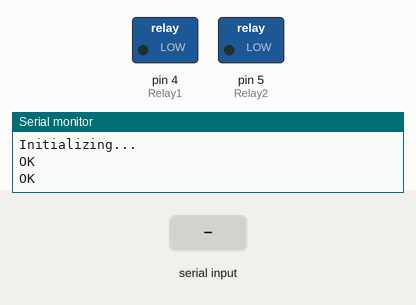
Simulated run of this sketch. Board: Arduino Uno, built with avr-gcc and run on an emulated ATmega328P. On the bench: switched loads named in the sketch (green lamp = pin HIGH), the last lines printed to the serial monitor. Inputs (shaded band) come from the test bench. The modem accepts every AT command (registered, SIM ready, sends succeed) and sends nothing else.

Above: at 2.2 s.
2.3 s: "R1ON" received over the second serial link
At 4.4 s:
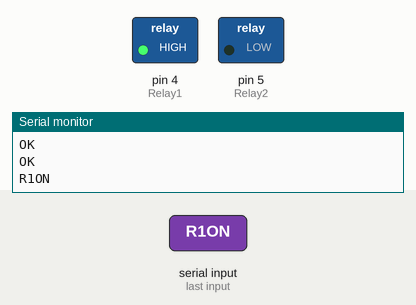
4.7 s: "R2ON" received over the second serial link
At 6.6 s:
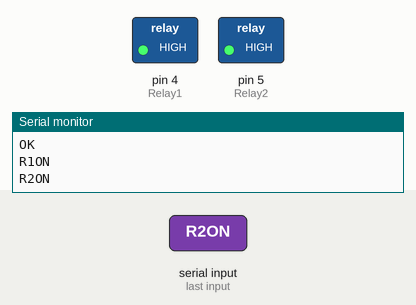
7.2 s: "R1OFF" received over the second serial link
At 9.3 s:
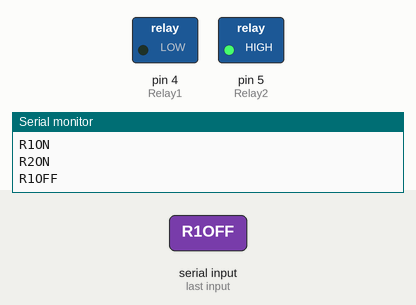
9.6 s: "R2OFF" received over the second serial link
At 11.5 s:
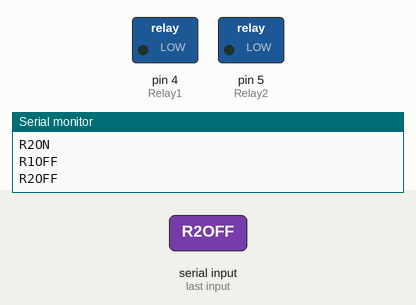
Timing chart, 0 to 13.0 s (numbered marks = the images above; inputs shaded):
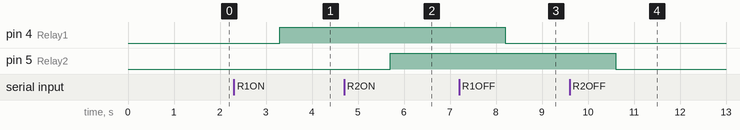

Measured:
- after the input at 2.3 s, pin 4 (Relay1): LOW → HIGH after 1.0 s
- after the input at 4.7 s, pin 5 (Relay2): LOW → HIGH after 1.0 s
- after the input at 7.2 s, pin 4 (Relay1): HIGH → LOW after 1.0 s
- after the input at 9.6 s, pin 5 (Relay2): HIGH → LOW after 1.0 s

The sketch:

control_sim.ino
```cpp
#include <SoftwareSerial.h>
#define Relay1 4
#define Relay2 5


//Create software serial object to communicate with SIM800L
SoftwareSerial MySim(3, 2); //SIM800L Tx & Rx is connected to Arduino #3 & #2
String message;

void setup() {
  //Begin serial communication with Arduino and Arduino IDE (Serial Monitor)
  Serial.begin(9600);

  MySim.begin(9600);
  Serial.println("Initializing...");
  delay(1000);

  MySim.println("AT+CMGF=1"); // Configuring TEXT mode

  MySim.println("AT+CNMI=1,2,0,0,0"); // Decides how newly arrived SMS messages should be handled
  pinMode(Relay1, OUTPUT);
  pinMode(Relay2, OUTPUT);

}

void loop() {

  while (MySim.available()) {
    message = MySim.readString();
    Serial.println(message);
    //Serial.println(message);//[N] Debugging print statement

    //Turn R1 on
    if (message.indexOf("R1ON") >= 0) {
      digitalWrite(Relay1, HIGH);
    }

    //Turn R1 off
    if (message.indexOf("R1OFF") >= 0) {
      digitalWrite(Relay1, LOW);
    }

    //Turn R2 on
    if (message.indexOf("R2ON") >= 0) {
      digitalWrite(Relay2, HIGH);
    }

    //Turn R2 off
    if (message.indexOf("R2OFF") >= 0) {
      digitalWrite(Relay2, LOW);
    }

    delay(250);
  }
}
```
